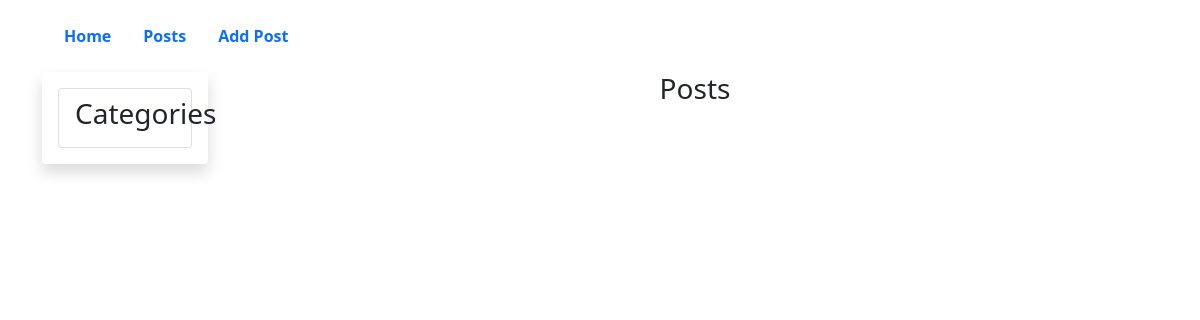
/posts/, run on an earlier commit of the app's database.
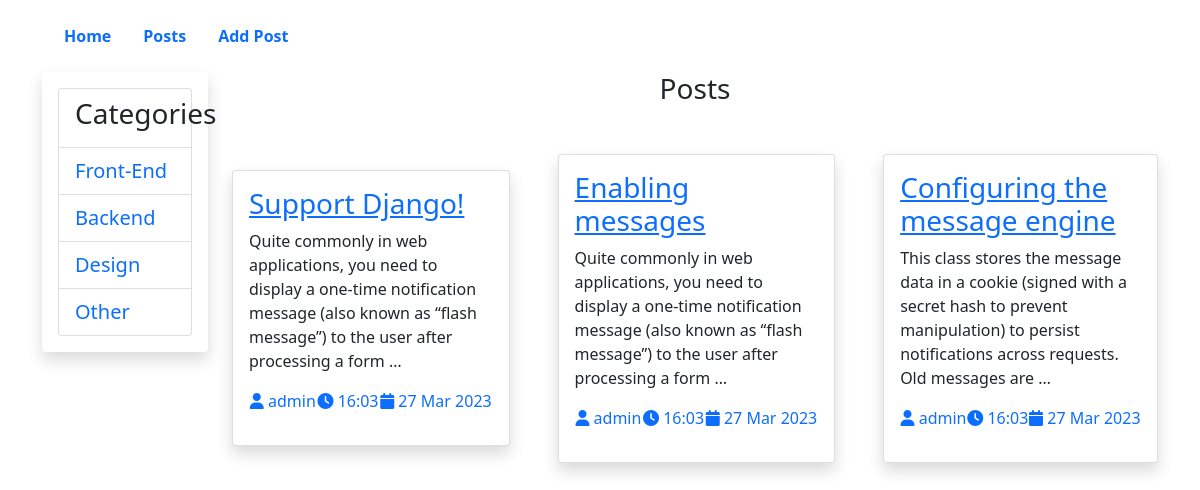
And on a later commit of the database.
### articles/models.py (models this page shows, shortened)
class Category(models.Model):
    name = models.CharField(max_length=100)
    slug = models.SlugField(max_length=100, unique=True)
    class Meta:
        verbose_name = "Category"
        verbose_name_plural = "Categories"

class Article(models.Model):
    title = models.CharField(max_length=300)
    slug = models.SlugField(max_length=300, unique=True)
    tag = models.ManyToManyField(Tag, related_name="tags")
    category = models.ForeignKey(Category, on_delete=models.CASCADE, related_name='categories')
    author = models.ForeignKey(User, on_delete=models.PROTECT, null=True)
    body = models.TextField()
    published = models.BooleanField(default=False)
    published_date = models.DateTimeField(auto_now_add=True)
    on_top = models.BooleanField(default=False)
    comments = models.PositiveIntegerField(default=0)
    views = models.PositiveIntegerField(default=0)

### articles/views.py (the view)
# urls.py: path("", views.all_articles_view, name='post_list'),
def all_articles_view(request):
    all_categories = Category.objects.all()
    all_posts = Article.objects.all()
    data = {
        'posts':all_posts,
        'categories':all_categories
    }
    return render(request, "articles/posts.html", context=data)

### templates/articles/posts.html (shortened to what this page needs)
{% extends '../base.html' %}
{% load static %}
{% block content %}
<main>
    <div class="container">
        <div class="row">
            <div class="col-2">
                <ul class="list-group p-3 shadow">
                    <li class="list-group-item fs-3">
                        <h3>Categories</h3>
                    </li>
                    {% for cat in categories %}
                    <li class="list-group-item">
                        <a href="{% url 'articles:category_list' cat.slug %}" class="list-group-link text-decoration-none fs-5">
                            {{cat.name}}
                        </a>
                    </li>
                    {% endfor %}
                </ul>
            </div>
            <div class="col-10">
                <h3 class="text-center">Posts</h3>
                <div class="posts d-flex justify-content-center align-items-center gap-5">
                    {% for article in posts %}
                    <div class="card p-3 shadow">
                        <a href="{% url 'articles:detail' article.slug %}">
                            <h3>{{article.title}}</h3>
                        </a>
                        <p>{{article.body|truncatewords:'25'}}</p>
                        <p class="d-flex justify-content-around">
                            <a href="#" class="text-decoration-none">
                                <i class="fa-solid fa-user"></i>
                                {{article.author}}
                            </a>
                            <a href="#" class="text-decoration-none">
                                <i class="fa-solid fa-clock"></i>
                                {{article.published_date|date:'H:m'}}
                            </a>
                            <a href="#" class="text-decoration-none">
                                <i class="fa-solid fa-calendar"></i>
                                {{article.published_date|date:'d M Y'}}
                            </a>
                        </p>
                    </div>
                    {% endfor %}
                </div>
            </div>
        </div>
    </div>
</main>
{% endblock %}

### templates/base.html (shortened to what this page needs)
{% load static %}
<!DOCTYPE html>
<html lang="en">
<head>
    <link rel="stylesheet" href="{% static 'css/bootstrap.min.css' %}">
    <link rel="stylesheet" href="https://cdnjs.cloudflare.com/ajax/libs/font-awesome/6.3.0/css/all.min.css" />
</head>
<header>
    <nav class="contianer">
        <ul class="nav px-5 py-3 ">
            <li class="nav-item">
                <a href="/" class="nav-link fw-bold">Home</a>
            </li>
            <li class="nav-item">
                <a href="{% url 'articles:post_list' %}" class="nav-link fw-bold">Posts</a>
            </li>
            <li class="nav-item">
                <a href="{% url 'articles:add_article' %}" class="nav-link fw-bold">Add Post</a>
            </li>
        </ul>
    </nav>
</header>
<body>
{% block content %}
{% endblock %}
</body>
</html>

What changed in the data, as far as the page shows it:
added Category: name "Front-End"
added Category: name "Backend"
added Category: name "Design"
added Category: name "Other"
added Article: title "Support Django!", body "Quite commonly in web applications, you need to display a one-time notification message (also known as “flash message”) to the user after processing a form …", author "admin", published_date "16:03", published_date "27 Mar 2023"
added Article: title "Enabling messages", body "Quite commonly in web applications, you need to display a one-time notification message (also known as “flash message”) to the user after processing a form …", author "admin", published_date "16:03", published_date "27 Mar 2023"
added Article: title "Configuring the message engine", body "This class stores the message data in a cookie (signed with a secret hash to prevent manipulation) to persist notifications across requests. Old messages are …", author "admin", published_date "16:03", published_date "27 Mar 2023"
